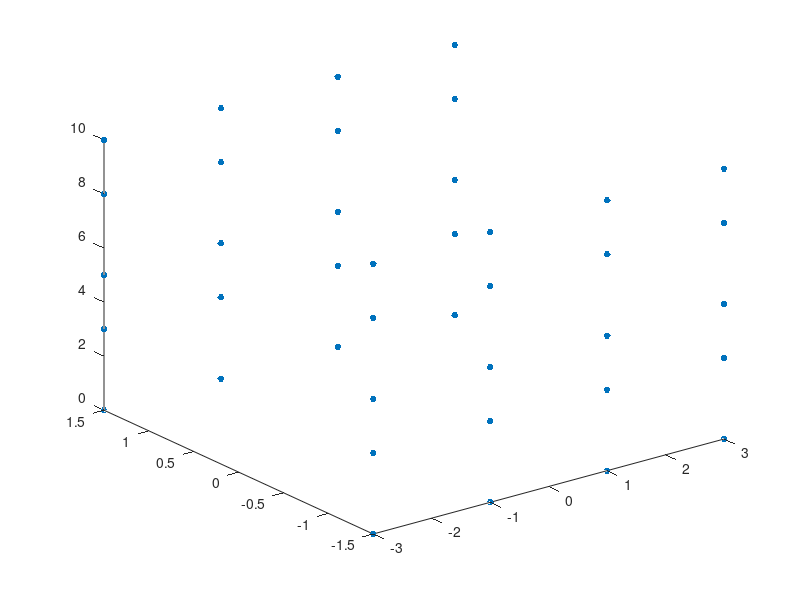

Write MATLAB code to recreate this figure.
function[] = generate_world_coordinates_rp()
%generate real world coordinates for Lego(R) objects
%z coordinates from camera 1-5
h0 = [0 3 5 8 10]; 
Nh = length(h0);
%x,y coordinates camera 1-5

x0 = [1 3 5 7 1 3 5 7]; x0 = x0-mean(x0); Nx0 = length(x0); 
y0 = [1 1 1 1 4 4 4 4]; y0 = y0-mean(y0); Ny0 = length(y0);
%y0 = [7 13 20 26 7 13 20 26]; y0 = y0-mean(y0); Ny0 = length(y0); 
%x0 = [13 13 13 13 20 20 20 20]; x0 = x0-mean(x0); Nx0 = length(x0);

Np = Nx0*Nh;
%generate all points
X = [];
for h = 1:Nh
    for n = 1:Nx0
        X = [X [x0(n); y0(n); h0(h); 1]];
    end
end

%fig
figure; plot3(X(1,:),X(2,:),X(3,:),'.','MarkerSize',15);
%xlim([-10 10]); ylim([-10 10]); zlim([-1 15]); 
%save
save('world_coordinates_rp','X');